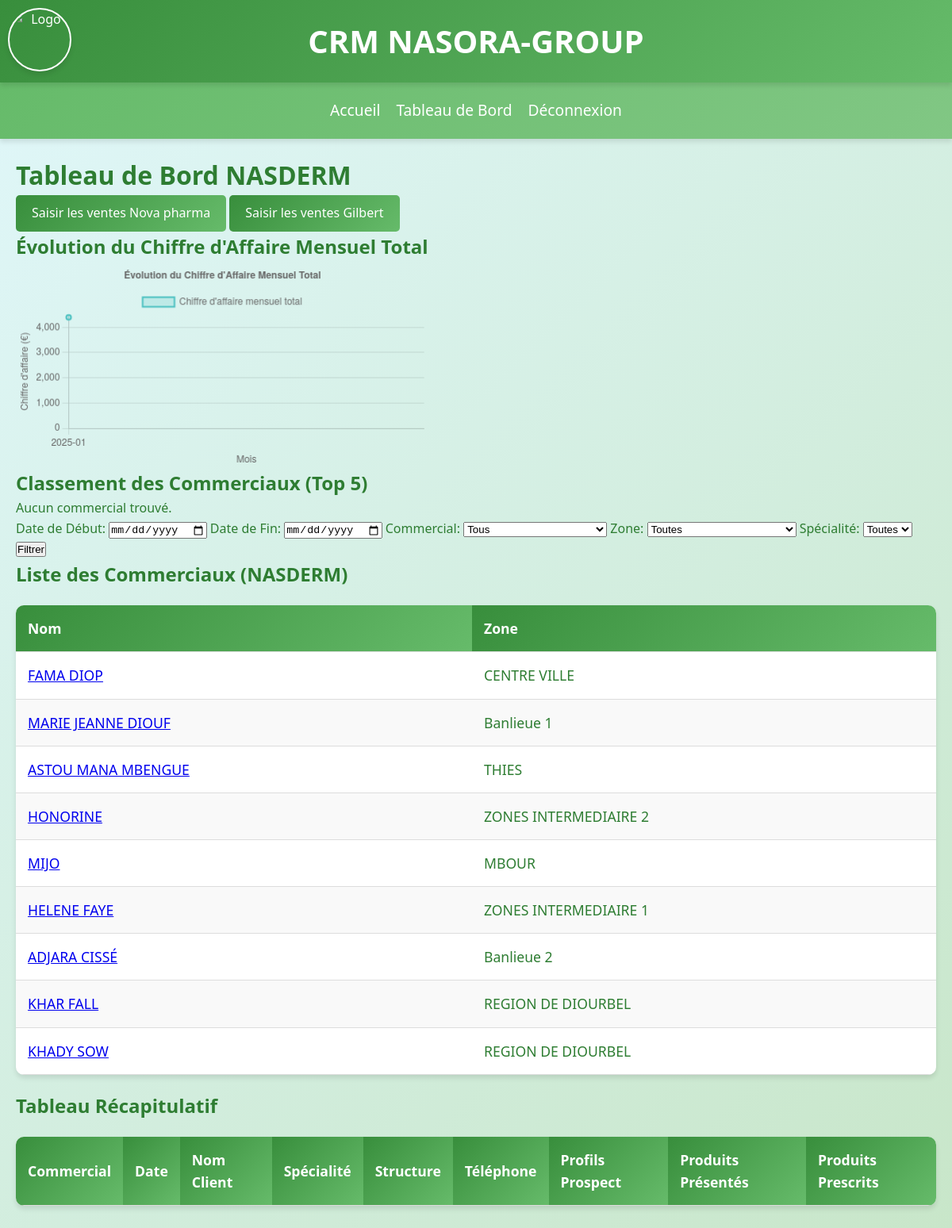
The page /nasderm_dashboard (signed in) on the database its author committed.
### models.py (models this page shows)
class User(UserMixin, db.Model):
    id = db.Column(db.Integer, primary_key=True)
    username = db.Column(db.String(150), unique=True, nullable=False)
    password = db.Column(db.String(200), nullable=False)
    role = db.Column(db.String(50), nullable=False)
    zone = db.Column(db.String(100), nullable=True)
    project = db.Column(db.String(50), nullable=False)  # 'nasderm' or 'nasmedic'

### app.py (the view)
@app.route('/nasderm_dashboard')
@login_required
def nasderm_dashboard():
    prospections = Prospection.query.join(User).filter(User.project == 'nasderm').all()
    print("Prospections pour NASDERM:", prospections)
    if not prospections:
        flash("Aucune donnée trouvée pour NASDERM.", "info")
    monthly_revenue = db.session.query(
        func.strftime('%Y-%m', NovaPharmaSale.date).label('month'),
        func.sum(NovaPharmaSale.quantity * NovaPharmaSale.price).label('revenue')
    ).filter(NovaPharmaSale.project == 'nasderm').group_by('month').all()
    monthly_revenue_labels = [row.month for row in monthly_revenue]
    monthly_revenue_data = [row.revenue for row in monthly_revenue]
    print("Chiffre d'affaire mensuel NASDERM:", monthly_revenue)
    print("Labels:", monthly_revenue_labels)
    print("Data:", monthly_revenue_data)
    prospections = Prospection.query.join(User).filter(User.project == 'nasderm').all()
    top_5_commerciaux = db.session.query(
        User.username,
        User.zone,
        func.count(Prospection.id).label('nombre_visites')
    ).join(Prospection).filter(User.project == 'nasderm').group_by(User.id).order_by(func.count(Prospection.id).desc()).limit(5).all()
    print("Top 5 commerciaux:", top_5_commerciaux)
    commerciaux = User.query.filter_by(project='nasderm', role='commercial').all()
    print("Liste des commerciaux NASDERM:", commerciaux)
    return render_template('nasderm_dashboard.html', monthly_revenue_labels=monthly_revenue_labels, monthly_revenue_data=monthly_revenue_data, top_5_commerciaux=top_5_commerciaux, commerciaux=commerciaux, prospections=prospections)

### app.py (called while the page is built)
@login_manager.user_loader
def load_user(user_id):
    return User.query.get(int(user_id))

### Templates/nasderm_dashboard.html (shortened to what this page needs)
{% extends "base.html" %}
{% block content %}
<h1>Tableau de Bord NASDERM</h1>
<div class="sales-links">
    <a href="{{ url_for('nova_pharma_sales') }}" class="btn">Saisir les ventes Nova pharma</a>
    <a href="{{ url_for('gilbert_sales') }}" class="btn">Saisir les ventes Gilbert</a>
</div>
<h2>Évolution du Chiffre d'Affaire Mensuel Total</h2>
{% if monthly_revenue_labels and monthly_revenue_data %}
    <canvas id="salesChart" width="400" height="200"></canvas>
    <script>
        var ctx = document.getElementById('salesChart').getContext('2d');
        var salesChart = new Chart(ctx, {
            type: 'line',
            data: {
                labels: {{ monthly_revenue_labels | tojson }},
                datasets: [{
                    label: 'Chiffre d\'affaire mensuel total',
                    data: {{ monthly_revenue_data | tojson }},
                    backgroundColor: 'rgba(75, 192, 192, 0.2)',
                    borderColor: 'rgba(75, 192, 192, 1)',
                    borderWidth: 2,
                    fill: true
                }]
            },
            options: {
                scales: {
                    y: {
                        beginAtZero: true,
                        title: {
                            display: true,
                            text: 'Chiffre d\'affaire (€)'
                        }
                    },
                    x: {
                        title: {
                            display: true,
                            text: 'Mois'
                        }
                    }
                },
                plugins: {
                    title: {
                        display: true,
                        text: 'Évolution du Chiffre d\'Affaire Mensuel Total'
                    }
                }
            }
        });
    </script>
{% else %}
    <p>Aucune donnée disponible pour afficher le graphique.</p>
{% endif %}
<h2>Classement des Commerciaux (Top 5)</h2>
{% if top_5_commerciaux %}
    <table class="responsive-table">
        <thead>
            <tr>
                <th>Rang</th>
                <th>Nom</th>
                <th>Zone</th>
                <th>Nombre de Visites</th>
            </tr>
        </thead>
        <tbody>
            {% for commercial in top_5_commerciaux %}
            <tr>
                <td>{{ loop.index }}</td>
                <td>{{ commercial.username }}</td>
                <td>{{ commercial.zone }}</td>
                <td>{{ commercial.nombre_visites }}</td>
            </tr>
            {% endfor %}
        </tbody>
    </table>
{% else %}
    <p>Aucun commercial trouvé.</p>
{% endif %}
<form method="GET" class="filter-form">
    <label for="date_start">Date de Début:</label>
    <input type="date" id="date_start" name="date_start">
    <label for="date_end">Date de Fin:</label>
    <input type="date" id="date_end" name="date_end">
    <label for="commercial">Commercial:</label>
    <select id="commercial" name="commercial">
        <option value="">Tous</option>
    </select>
    <label for="zone">Zone:</label>
    <select id="zone" name="zone">
        <option value="">Toutes</option>
    </select>
    <label for="specialite">Spécialité:</label>
    <select id="specialite" name="specialite">
        <option value="">Toutes</option>
    </select>
    <button type="submit">Filtrer</button>
</form>
<h2>Liste des Commerciaux (NASDERM)</h2>
<table class="responsive-table">
    <thead>
        <tr>
            <th>Nom</th>
            <th>Zone</th>
        </tr>
    </thead>
    <tbody>
        {% for commercial in commerciaux %}
        <tr>
            <td><a href="{{ url_for('commercial_dashboard', username=commercial.username) }}">{{ commercial.username }}</a></td>
            <td>{{ commercial.zone }}</td>
        </tr>
        {% endfor %}
    </tbody>
</table>
<h2>Tableau Récapitulatif</h2>
<table class="responsive-table">
    <thead>
        <tr>
            <th>Commercial</th>
            <th>Date</th>
            <th>Nom Client</th>
            <th>Spécialité</th>
            <th>Structure</th>
            <th>Téléphone</th>
            <th>Profils Prospect</th>
            <th>Produits Présentés</th>
            <th>Produits Prescrits</th>
        </tr>
    </thead>
</table>
{% endblock %}

### static/css/styles.css (style rules this page uses)
* { margin: 0; padding: 0; box-sizing: border-box; }
body { font-family: 'Segoe UI', Tahoma, Geneva, Verdana, sans-serif; background: linear-gradient(135deg, #e0f7fa, #c8e6c9); color: #2e7d32; line-height: 1.6; min-height: 100vh; display: flex; flex-direction: column; font-size: 1rem; }
.responsive-table { width: 100%; border-collapse: collapse; margin: 20px 0; animation: fadeIn 1s ease-in-out; background: white; border-radius: 10px; overflow: hidden; box-shadow: 0 4px 6px rgba(0, 0, 0, 0.1); }
.responsive-table th, .responsive-table td { padding: 12px; text-align: left; border-bottom: 1px solid #ddd; }
.responsive-table th { background: linear-gradient(135deg, #388e3c, #66bb6a); color: white; font-weight: bold; }
.responsive-table tr:nth-child(even) { background-color: #f9f9f9; }
.btn { display: inline-block; background: linear-gradient(135deg, #388e3c, #66bb6a); color: white; padding: 10px 20px; border-radius: 5px; text-decoration: none; transition: background 0.3s ease, transform 0.3s ease; }
@media (min-width: 1025px) { .responsive-table th, .responsive-table td { padding: 15px; font-size: 1.1rem; } }

### rows shown on the page
User: username "FAMA DIOP", zone "CENTRE VILLE"
User: username "MARIE JEANNE DIOUF", zone "Banlieue 1"
User: username "ASTOU MANA MBENGUE", zone "THIES"
User: username "HONORINE", zone "ZONES INTERMEDIAIRE 2"
User: username "MIJO", zone "MBOUR"
User: username "HELENE FAYE", zone "ZONES INTERMEDIAIRE 1"
User: username "ADJARA CISSÉ", zone "Banlieue 2"
User: username "KHAR FALL", zone "REGION DE DIOURBEL"
User: username "KHADY SOW", zone "REGION DE DIOURBEL"

### other values the page prints
chart data {{ monthly_revenue_labels | tojson }} ["2025-01"]
chart data {{ monthly_revenue_data | tojson }} [4392.5]
